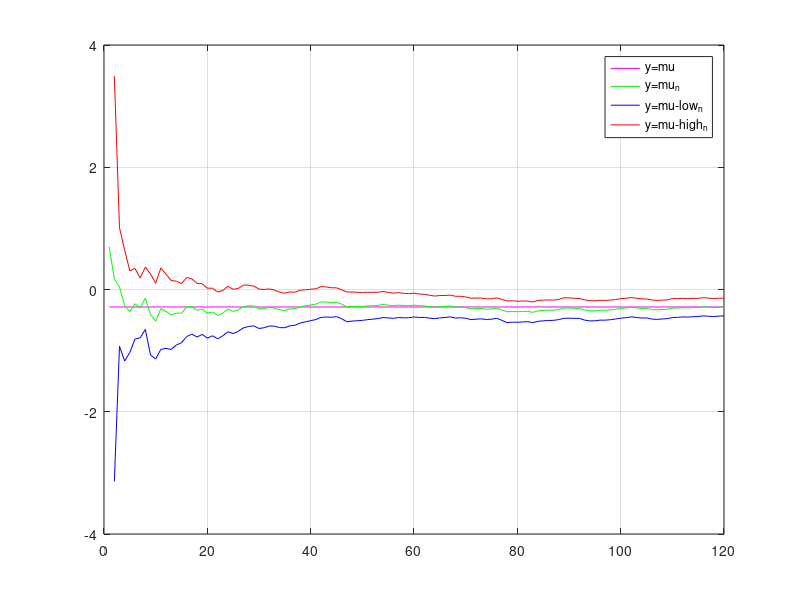
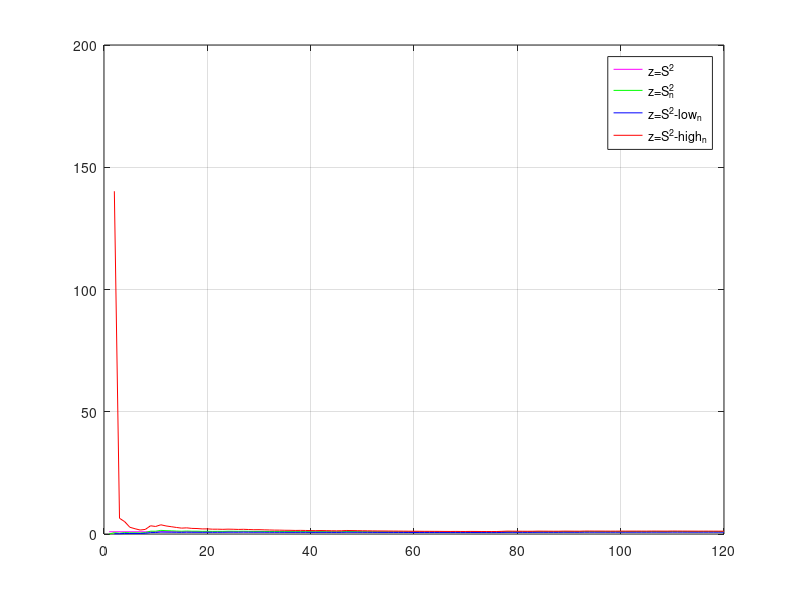

Recreate these plots in MATLAB, in order.
function lab2()
    X=[0.70,-0.35,-0.23,-1.18,-0.75,0.41,-0.71,0.97,-2.54,-1.50,1.73,-0.83,-1.13,-0.00,-0.40,1.23,-0.14,-1.38,0.01,-1.65,0.02,-1.61,0.46,1.19,-1.30,0.32,1.19,-0.03,-0.31,-1.64,-0.24,0.30,-0.66,-1.31,-0.65,0.63,-0.27,1.04,0.20,0.31,0.24,1.27,-0.17,-0.62,0.03,-1.75,-2.26,-0.03,-0.27,-0.17,0.10,-0.14,0.09,0.53,-0.78,-0.86,0.35,-0.72,-0.41,0.38,-0.91,-0.41,-1.10,-1.00,0.39,-0.06,0.32,-1.58,-0.14,-0.90,-1.84,0.00,-0.10,-1.14,-0.14,0.82,-2.55,-2.79,-0.02,-0.66,-0.05,-0.15,-1.68,1.62,0.21,-0.01,-0.33,0.68,1.80,-0.29,-0.74,-0.38,-2.67,-1.53,-0.48,0.66,-0.56,0.28,0.70,1.01,0.53,0.93,-1.27,-1.37,-0.29,-2.18,-1.02,0.21,0.19,1.75,-0.01,0.30,-0.73,0.34,-0.23,1.13,-1.13,-0.96,0.37,0.14];

    N = 1:length(X);
    
    gamma = 0.9;
    alpha = (1 - gamma)/2;

    mu = expectation(X);
    sSqr = variance(X); 

    fprintf('mu = %.4f\n', mu); 
    fprintf('S^2 = %.4f\n\n', sSqr);

    muArray = expectationArray(X, N);
    varArray = varianceArray(X, N);
 
    figure
    plot([N(1), N(end)], [mu, mu], 'm');
    hold on;
    plot(N, muArray, 'g');
    
    Ml = muArray - sqrt(varArray./N).*tinv(1 - alpha, N - 1);
    plot(N, Ml, 'b');

    fprintf('mu_low = %.4f\n', Ml(end));
    
    Mh = muArray + sqrt(varArray./N).*tinv(1 - alpha, N - 1);
    plot(N, Mh, 'r'), legend('y=mu', 'y=mu_n', 'y=mu-low_n', 'y=mu-high_n');
    grid on;
    hold off;
    
    fprintf('mu_high = %.4f\n', Mh(end));

    figure
    plot([N(1), N(end)], [sSqr, sSqr], 'm');
    hold on;
    plot(N, varArray, 'g');
    
    Sl = varArray.*(N - 1)./chi2inv(1 - alpha, N - 1);
    plot(N, Sl, 'b');
    
    Sh = varArray.*(N - 1)./chi2inv(alpha, N - 1);
    plot(N, Sh, 'r'), legend('z=S^2', 'z=S^2_n', 'z=S^2-low_n', 'z=S^2-high_n');
    grid on;
    hold off;

	
    fprintf('sigma^2_low = %.4f\n', Sl(end));
    fprintf('sigma^2_high = %.4f\n', Sh(end));
end

function mu = expectation(X)
   mu = mean(X);
end

function sSqr = variance(X)
    sSqr = var(X);
end

function muArray = expectationArray(X, N)
    muArray = zeros(1, length(N));
    for i = 1:length(N)
        muArray(i) = expectation(X(1:N(i)));
    end
end

function varArray = varianceArray(X, N)
    varArray = zeros(1, length(N));
    for i = 1:length(N)
        varArray(i) = variance(X(1:N(i)));
    end
end
